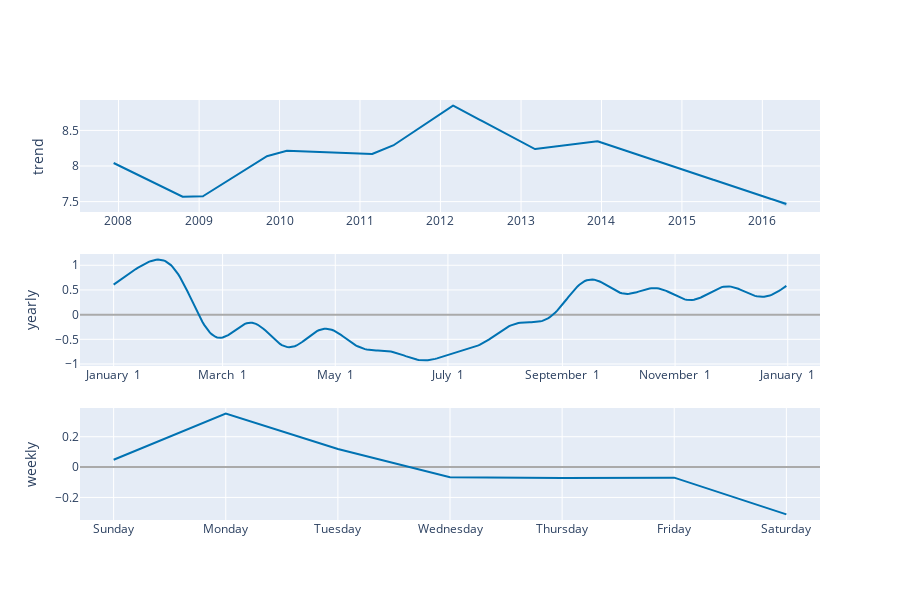

The notebook cell this image was saved under:
### Code cell
plot_components_plotly(model, forecast)

### Figure 1 — Plotly figure (JSON) as saved in the notebook; plotly's stock layout.template omitted (floating-point values rounded to 4 significant figures; data arrays with more than 128 entries replaced by an {"elided": "..."} marker saying what was removed)
{"data": [{"line": {"color": "#0072B2", "width": 2}, "mode": "lines", "name": "trend", "type": "scatter", "x": {"elided": "2995 str values"}, "xaxis": "x", "y": {"elided": "2995 float values"}, "yaxis": "y"}, {"line": {"color": "rgba(0, 114, 178, 0.2)", "width": 0}, "mode": "lines", "name": "trend_upper", "type": "scatter", "x": {"elided": "2995 str values"}, "xaxis": "x", "y": {"elided": "2995 float values"}, "yaxis": "y"}, {"fill": "tonexty", "fillcolor": "rgba(0, 114, 178, 0.2)", "line": {"color": "rgba(0, 114, 178, 0.2)", "width": 0}, "mode": "lines", "name": "trend_lower", "type": "scatter", "x": {"elided": "2995 str values"}, "xaxis": "x", "y": {"elided": "2995 float values"}, "yaxis": "y"}, {"line": {"color": "#0072B2", "width": 2}, "mode": "lines", "name": "yearly", "type": "scatter", "x": {"elided": "365 str values"}, "xaxis": "x2", "y": {"elided": "365 float values"}, "yaxis": "y2"}, {"line": {"color": "#0072B2", "width": 2}, "mode": "lines", "name": "weekly", "type": "scatter", "x": ["2017-01-01T00:00:00", "2017-01-02T00:00:00", "2017-01-03T00:00:00", "2017-01-04T00:00:00", "2017-01-05T00:00:00", "2017-01-06T00:00:00", "2017-01-07T00:00:00"], "xaxis": "x3", "y": [0.04829, 0.3523, 0.1196, -0.06667, -0.07225, -0.06958, -0.3117], "yaxis": "y3"}], "layout": {"height": 600, "showlegend": false, "width": 900, "xaxis": {"anchor": "y", "domain": [0, 1], "range": ["2007-07-10T08:24:00", "2016-09-18T15:36:00"], "type": "date"}, "xaxis2": {"anchor": "y2", "domain": [0, 1], "range": ["2016-12-13T18:54:02.958904115", "2018-01-18T11:04:57.863013581"], "tickformat": "%B %e", "type": "date"}, "xaxis3": {"anchor": "y3", "domain": [0, 1], "range": ["2016-12-31T16:48:00", "2017-01-07T07:12:00"], "tickformat": "%A", "type": "date"}, "yaxis": {"anchor": "x", "domain": [0.7333, 1], "rangemode": "normal", "title": {"text": "trend"}, "zerolinecolor": "#AAA"}, "yaxis2": {"anchor": "x2", "domain": [0.3667, 0.6333], "title": {"text": "yearly"}, "zerolinecolor": "#AAA"}, "yaxis3": {"anchor": "x3", "domain": [0, 0.2667], "title": {"text": "weekly"}, "zerolinecolor": "#AAA"}}}
